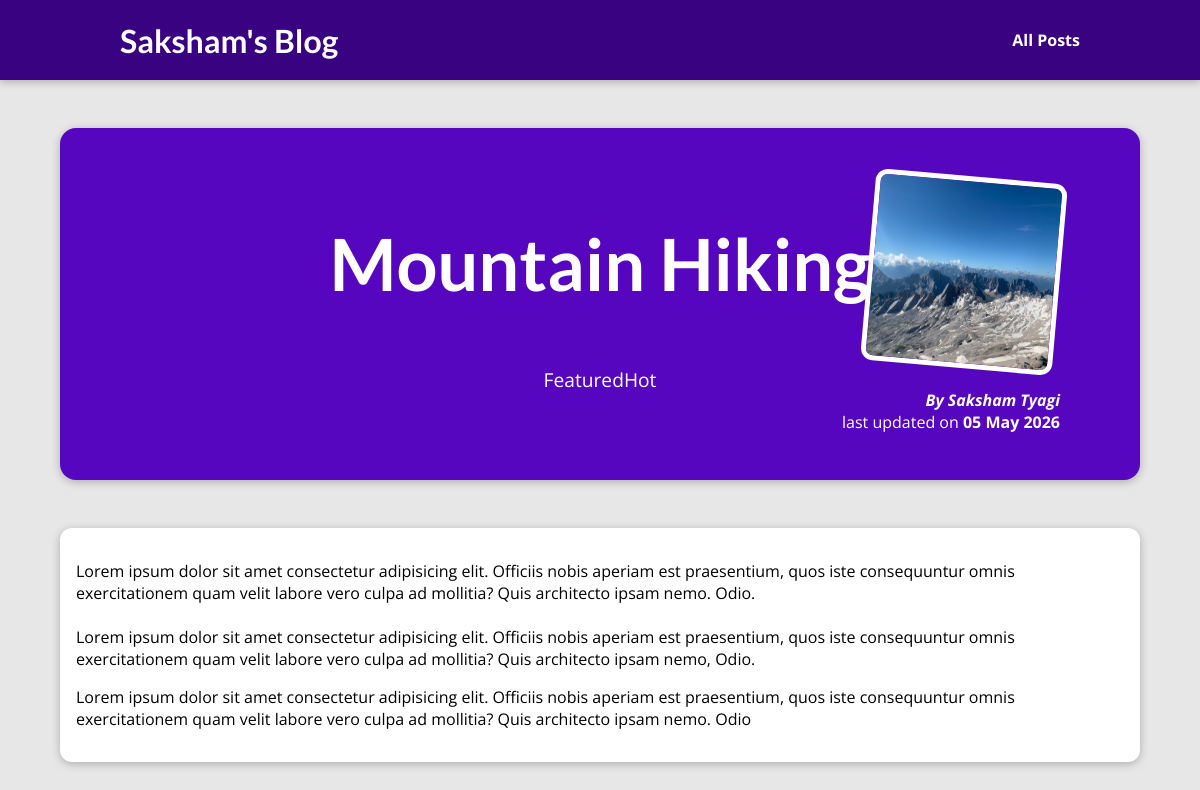
The page /posts/hike-in-the-mountains on the database its author committed.
### blog/models.py (models this page shows, shortened)
class Post(models.Model):
    title = models.CharField(max_length=100)
    excerpt = models.CharField(max_length=200)
    image_name = models.CharField(max_length=100)
    date = models.DateField(auto_now=True)
    slug = models.SlugField(default="",null=False,unique=True)
    content = models.TextField(validators=[MinLengthValidator(10)])
    author = models.ForeignKey(Author, related_name="posts", on_delete=models.SET_NULL, null=True)
    tag = models.ManyToManyField(Tag)

class Tag(models.Model):
    caption = models.CharField(max_length=500)

class Author(models.Model):
    first_name = models.CharField(max_length=100)
    last_name = models.CharField(max_length=100)
    email_address = models.EmailField()
    def full_name(self):
        return f"{self.first_name} {self.last_name}"
    def __str__(self):
        return self.full_name()

### blog/views.py (the view)
# urls.py: path("posts/<slug:slug>",views.posts_detail,name="posts_detail_page")
def posts_detail(request,slug):
    detailed_post = get_object_or_404(Post, slug=slug)
    return render(request,'blog/post-detail.html',{
        "detailedPost": detailed_post,
        "authoremail":detailed_post.author.email_address
    })

### blog/templates/blog/post-detail.html (shortened to what this page needs)
{% extends "base.html" %}
{% load static %}
{% block css_files %}
<link rel="stylesheet" href="{% static "blog/post-detail.css" %}">
{% endblock css_files %}
{% block content %}
<section id="summary">
    <div class="container">
        <h2>{{detailedPost.title}}</h2>
    <div class = "tagcont">
        {% for tag in detailedPost.tag.all %}
        <span class="Tag">{{tag.caption}}</span>
        {% endfor %}
    </div>
    </div>
    <article>
        <img src="{% static "blog/images/"|add:detailedPost.image_name %}" alt="{{detailedPost.title}}">
        <address>By <a href="mailto:{{authoremail}}">{{detailedPost.author}}</a></address>
        <div>
            last updated on <time datetime="">{{detailedPost.date|date:"d M Y"}}</time>
        </div>
    </article>
</section>
<main>
    <p>
        {{detailedPost.content|linebreaks}}
    </p>
</main>
{% endblock content %}

### templates/base.html (shortened to what this page needs)
{% load static %}
<!DOCTYPE html>
<html lang="en">
<head>
    <link rel="stylesheet" href="{% static "app.css" %}">
    {% block css_files %}
    {% endblock css_files %}
</head>
<body>
    <header id="main-navigation">
    <h1><a href="{% url "starting_page" %}"> Saksham's Blog</a></h1>
    <nav>
        <a href="{% url "posts_page" %}">All Posts</a>
    </nav>
</header>
    {% block content %}
    {% endblock content %}
</body>
</html>

### static/app.css (style rules this page uses)
* { box-sizing: border-box; }
html { font-family: 'Open Sans', 'Lato', sans-serif; }
body { margin: 0; }
h1, h2, h3 { font-family: 'Lato', sans-serif; font-weight: bold; }
#main-navigation { width: 100%; height: 5rem; display: flex; justify-content: space-between; align-items: center; padding: 0 10%; position: absolute; top: 0; left: 0; }
#main-navigation a { text-decoration: none; color: white; font-weight: bold; }

### blog/static/blog/post-detail.css (style rules this page uses)
body { background-color: #e7e7e7; }
#main-navigation { background-color: #390281; box-shadow: 0 2px 8px rgba(0, 0, 0, 0.25); }
#summary { margin: 8rem auto 3rem auto; padding: 2rem; width: 90%; max-width: 90rem; border-radius: 16px; background-color: #5706c0; position: relative; box-shadow: 0 2px 8px rgba(0, 0, 0, 0.25); height: 22rem; }
#summary h2 { color: white; font-size: 4.5rem; }
#summary article { position: absolute; top: 2rem; right: 3rem; padding: 1rem 2rem; border-radius: 12px; text-align: right; color: white; }
#summary article img { width: 12rem; height: 12rem; border-radius: 12px; transform: rotateZ(5deg); border: 5px solid white; margin-bottom: 1rem; }
#summary address { font-weight: bold; }
#summary time { font-weight: bold; }
#summary a { color: white; text-decoration: none; }
main { width: 90%; max-width: 90rem; margin: 3rem auto; background-color: white; padding: 1rem; border-radius: 12px; box-shadow: 0 2px 8px rgba(0, 0, 0, 0.25); }
.Tag { color: white; }
.tagcont { display: flex; flex-direction: row; justify-content: center; align-items: center; color: white; font-size: larger; }
.container { display: flex; flex-direction: column; justify-content: flex-start; align-items: center; }

### rows shown on the page
Post: title "Mountain Hiking", image_name (picture), author "Saksham Tyagi", date "05 May 2026", content "Lorem ipsum dolor sit amet consectetur adipisicing elit. Officiis nobis aperiam est praesentium, quos iste consequuntur omnis exercitationem quam velit labore vero culpa ad mollitia? Quis architecto ipsam nemo. Odio. Lorem ipsum dolor sit amet consectetur adipisicing elit. Officiis nobis aperiam est praesentium, quos iste consequuntur omnis exercitationem quam velit labore vero culpa ad mollitia? Quis architecto ipsam nemo, Odio. Lorem ipsum dolor sit amet consectetur adipisicing elit. Officiis nobis aperiam est praesentium, quos iste consequuntur omnis exercitationem quam velit labore vero culpa ad mollitia? Quis architecto ipsam nemo. Odio"
Tag: caption "Featured"
Tag: caption "Hot"
